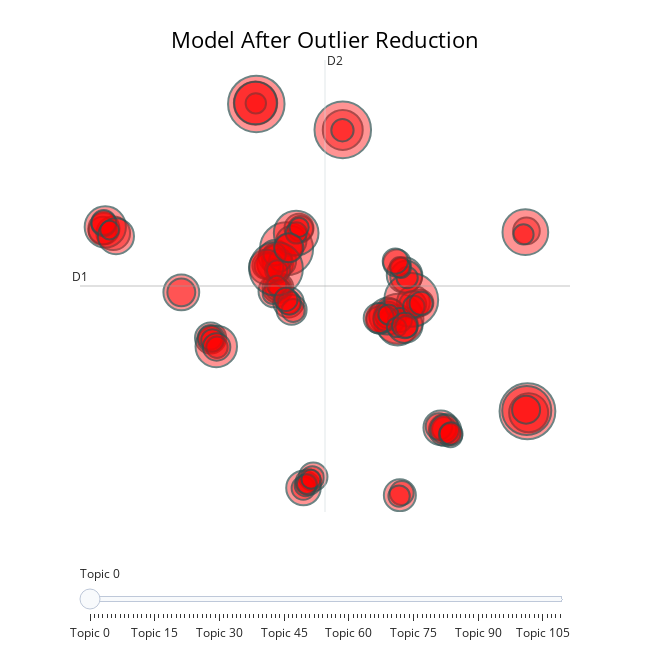

Notebook cell for this chart:
### Markdown cell above
There are now 1024 outliers. Outliers are outliers for a reason so I'm not going to force all outliers to a topic, lest my topics become less coherent

### Code cell
# Visualize topics from second iteration
fig = reddit_model.visualize_topics()

fig.update_layout(title_text='Model After Outlier Reduction')

fig.update_traces(marker=dict(color='rgba(255, 0, 0, 0.6)', 
                              line=dict(color='DarkSlateGrey', width=2)))

# Show the plot
fig.show()
